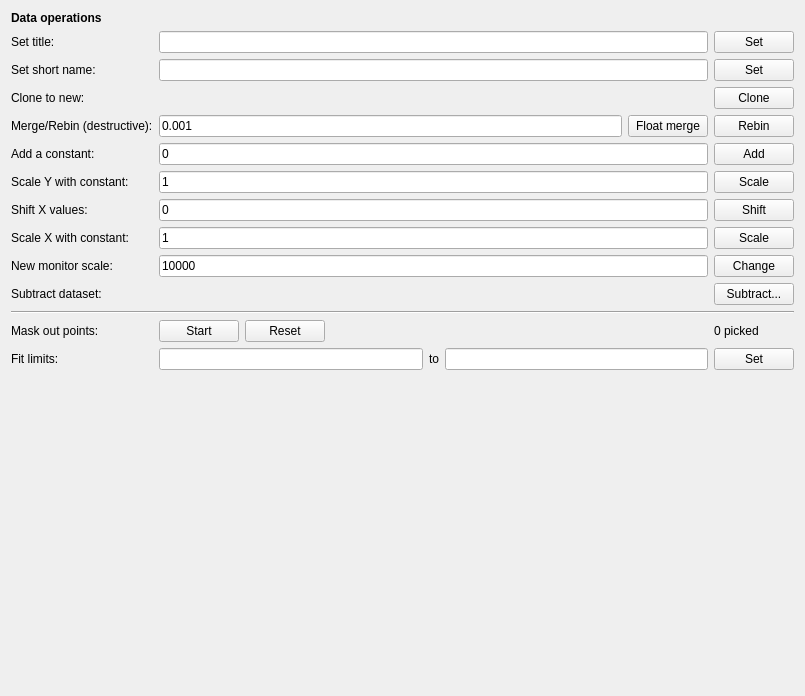
<?xml version="1.0" encoding="UTF-8"?>
<ui version="4.0">
 <class>Form</class>
 <widget class="QWidget" name="Form">
  <property name="geometry">
   <rect>
    <x>0</x>
    <y>0</y>
    <width>805</width>
    <height>696</height>
   </rect>
  </property>
  <property name="windowTitle">
   <string>Form</string>
  </property>
  <layout class="QVBoxLayout" name="verticalLayout">
   <item>
    <layout class="QGridLayout" name="gridLayout">
     <item row="6" column="1" colspan="2">
      <widget class="QLineEdit" name="scaleConstEdit">
       <property name="text">
        <string>1</string>
       </property>
      </widget>
     </item>
     <item row="11" column="0" colspan="4">
      <widget class="Line" name="line">
       <property name="orientation">
        <enum>Qt::Horizontal</enum>
       </property>
      </widget>
     </item>
     <item row="6" column="0">
      <widget class="QLabel" name="label_7">
       <property name="sizePolicy">
        <sizepolicy hsizetype="Fixed" vsizetype="Preferred">
         <horstretch>0</horstretch>
         <verstretch>0</verstretch>
        </sizepolicy>
       </property>
       <property name="text">
        <string>Scale Y with constant:</string>
       </property>
      </widget>
     </item>
     <item row="9" column="3">
      <widget class="QPushButton" name="monscaleBtn">
       <property name="text">
        <string>Change</string>
       </property>
      </widget>
     </item>
     <item row="6" column="3">
      <widget class="QPushButton" name="mulBtn">
       <property name="text">
        <string>Scale</string>
       </property>
      </widget>
     </item>
     <item row="7" column="0">
      <widget class="QLabel" name="label_3">
       <property name="sizePolicy">
        <sizepolicy hsizetype="Fixed" vsizetype="Preferred">
         <horstretch>0</horstretch>
         <verstretch>0</verstretch>
        </sizepolicy>
       </property>
       <property name="text">
        <string>Shift X values:</string>
       </property>
      </widget>
     </item>
     <item row="14" column="3">
      <widget class="QPushButton" name="limitsBtn">
       <property name="text">
        <string>Set</string>
       </property>
      </widget>
     </item>
     <item row="12" column="3">
      <widget class="QLabel" name="pickedLbl">
       <property name="text">
        <string>0 picked</string>
       </property>
      </widget>
     </item>
     <item row="10" column="0">
      <widget class="QLabel" name="label_13">
       <property name="text">
        <string>Subtract dataset:</string>
       </property>
      </widget>
     </item>
     <item row="10" column="3">
      <widget class="QPushButton" name="subtractBtn">
       <property name="text">
        <string>Subtract...</string>
       </property>
      </widget>
     </item>
     <item row="4" column="3">
      <widget class="QPushButton" name="rebinBtn">
       <property name="text">
        <string>Rebin</string>
       </property>
      </widget>
     </item>
     <item row="12" column="0">
      <widget class="QLabel" name="label_8">
       <property name="text">
        <string>Mask out points:</string>
       </property>
      </widget>
     </item>
     <item row="7" column="3">
      <widget class="QPushButton" name="shiftBtn">
       <property name="text">
        <string>Shift</string>
       </property>
      </widget>
     </item>
     <item row="7" column="1" colspan="2">
      <widget class="QLineEdit" name="shiftConstEdit">
       <property name="text">
        <string>0</string>
       </property>
      </widget>
     </item>
     <item row="4" column="1" colspan="2">
      <layout class="QHBoxLayout" name="horizontalLayout_3">
       <item>
        <widget class="QLineEdit" name="precisionEdit">
         <property name="text">
          <string>0.001</string>
         </property>
        </widget>
       </item>
       <item>
        <widget class="QPushButton" name="floatmergeBtn">
         <property name="text">
          <string>Float merge</string>
         </property>
        </widget>
       </item>
      </layout>
     </item>
     <item row="1" column="0">
      <widget class="QLabel" name="label_11">
       <property name="text">
        <string>Set title:</string>
       </property>
      </widget>
     </item>
     <item row="4" column="0">
      <widget class="QLabel" name="label_2">
       <property name="sizePolicy">
        <sizepolicy hsizetype="Fixed" vsizetype="Preferred">
         <horstretch>0</horstretch>
         <verstretch>0</verstretch>
        </sizepolicy>
       </property>
       <property name="text">
        <string>Merge/Rebin (destructive):</string>
       </property>
      </widget>
     </item>
     <item row="2" column="1" colspan="2">
      <widget class="QLineEdit" name="nameEdit"/>
     </item>
     <item row="2" column="0">
      <widget class="QLabel" name="label_12">
       <property name="text">
        <string>Set short name:</string>
       </property>
      </widget>
     </item>
     <item row="14" column="1" colspan="2">
      <layout class="QHBoxLayout" name="horizontalLayout">
       <item>
        <widget class="QLineEdit" name="limitminEdit"/>
       </item>
       <item>
        <widget class="QLabel" name="label_5">
         <property name="text">
          <string>to</string>
         </property>
        </widget>
       </item>
       <item>
        <widget class="QLineEdit" name="limitmaxEdit"/>
       </item>
      </layout>
     </item>
     <item row="0" column="0" colspan="3">
      <widget class="QLabel" name="label_10">
       <property name="font">
        <font>
         <weight>75</weight>
         <bold>true</bold>
        </font>
       </property>
       <property name="text">
        <string>Data operations</string>
       </property>
      </widget>
     </item>
     <item row="3" column="3">
      <widget class="QPushButton" name="cloneBtn">
       <property name="text">
        <string>Clone</string>
       </property>
      </widget>
     </item>
     <item row="9" column="0">
      <widget class="QLabel" name="label_6">
       <property name="sizePolicy">
        <sizepolicy hsizetype="Fixed" vsizetype="Preferred">
         <horstretch>0</horstretch>
         <verstretch>0</verstretch>
        </sizepolicy>
       </property>
       <property name="text">
        <string>New monitor scale:</string>
       </property>
      </widget>
     </item>
     <item row="5" column="1" colspan="2">
      <widget class="QLineEdit" name="addConstEdit">
       <property name="text">
        <string>0</string>
       </property>
      </widget>
     </item>
     <item row="1" column="1" colspan="2">
      <widget class="QLineEdit" name="titleEdit"/>
     </item>
     <item row="5" column="3">
      <widget class="QPushButton" name="addBtn">
       <property name="text">
        <string>Add</string>
       </property>
      </widget>
     </item>
     <item row="14" column="0">
      <widget class="QLabel" name="label_4">
       <property name="text">
        <string>Fit limits:</string>
       </property>
      </widget>
     </item>
     <item row="2" column="3">
      <widget class="QPushButton" name="nameBtn">
       <property name="text">
        <string>Set</string>
       </property>
      </widget>
     </item>
     <item row="12" column="1">
      <widget class="QPushButton" name="badPointsBtn">
       <property name="sizePolicy">
        <sizepolicy hsizetype="Fixed" vsizetype="Fixed">
         <horstretch>0</horstretch>
         <verstretch>0</verstretch>
        </sizepolicy>
       </property>
       <property name="text">
        <string>Start</string>
       </property>
      </widget>
     </item>
     <item row="3" column="0">
      <widget class="QLabel" name="label_9">
       <property name="text">
        <string>Clone to new:</string>
       </property>
      </widget>
     </item>
     <item row="12" column="2">
      <layout class="QHBoxLayout" name="horizontalLayout_2">
       <item>
        <widget class="QPushButton" name="badResetBtn">
         <property name="sizePolicy">
          <sizepolicy hsizetype="Fixed" vsizetype="Fixed">
           <horstretch>0</horstretch>
           <verstretch>0</verstretch>
          </sizepolicy>
         </property>
         <property name="text">
          <string>Reset</string>
         </property>
        </widget>
       </item>
       <item>
        <spacer name="horizontalSpacer">
         <property name="orientation">
          <enum>Qt::Horizontal</enum>
         </property>
         <property name="sizeHint" stdset="0">
          <size>
           <width>40</width>
           <height>20</height>
          </size>
         </property>
        </spacer>
       </item>
      </layout>
     </item>
     <item row="5" column="0">
      <widget class="QLabel" name="label">
       <property name="sizePolicy">
        <sizepolicy hsizetype="Fixed" vsizetype="Preferred">
         <horstretch>0</horstretch>
         <verstretch>0</verstretch>
        </sizepolicy>
       </property>
       <property name="text">
        <string>Add a constant:</string>
       </property>
      </widget>
     </item>
     <item row="1" column="3">
      <widget class="QPushButton" name="titleBtn">
       <property name="text">
        <string>Set</string>
       </property>
      </widget>
     </item>
     <item row="9" column="1" colspan="2">
      <widget class="QLineEdit" name="monscaleEdit">
       <property name="text">
        <string>10000</string>
       </property>
      </widget>
     </item>
     <item row="8" column="0">
      <widget class="QLabel" name="label_14">
       <property name="text">
        <string>Scale X with constant:</string>
       </property>
      </widget>
     </item>
     <item row="8" column="1" colspan="2">
      <widget class="QLineEdit" name="scaleXConstEdit">
       <property name="text">
        <string>1</string>
       </property>
      </widget>
     </item>
     <item row="8" column="3">
      <widget class="QPushButton" name="scaleXBtn">
       <property name="text">
        <string>Scale</string>
       </property>
      </widget>
     </item>
    </layout>
   </item>
   <item>
    <spacer name="verticalSpacer">
     <property name="orientation">
      <enum>Qt::Vertical</enum>
     </property>
     <property name="sizeHint" stdset="0">
      <size>
       <width>20</width>
       <height>40</height>
      </size>
     </property>
    </spacer>
   </item>
  </layout>
 </widget>
 <tabstops>
  <tabstop>titleEdit</tabstop>
  <tabstop>titleBtn</tabstop>
  <tabstop>nameEdit</tabstop>
  <tabstop>nameBtn</tabstop>
  <tabstop>cloneBtn</tabstop>
  <tabstop>rebinBtn</tabstop>
  <tabstop>addConstEdit</tabstop>
  <tabstop>addBtn</tabstop>
  <tabstop>scaleConstEdit</tabstop>
  <tabstop>mulBtn</tabstop>
  <tabstop>shiftConstEdit</tabstop>
  <tabstop>shiftBtn</tabstop>
  <tabstop>monscaleEdit</tabstop>
  <tabstop>monscaleBtn</tabstop>
  <tabstop>subtractBtn</tabstop>
  <tabstop>badPointsBtn</tabstop>
  <tabstop>badResetBtn</tabstop>
  <tabstop>limitminEdit</tabstop>
  <tabstop>limitmaxEdit</tabstop>
  <tabstop>limitsBtn</tabstop>
 </tabstops>
 <resources/>
 <connections/>
</ui>
